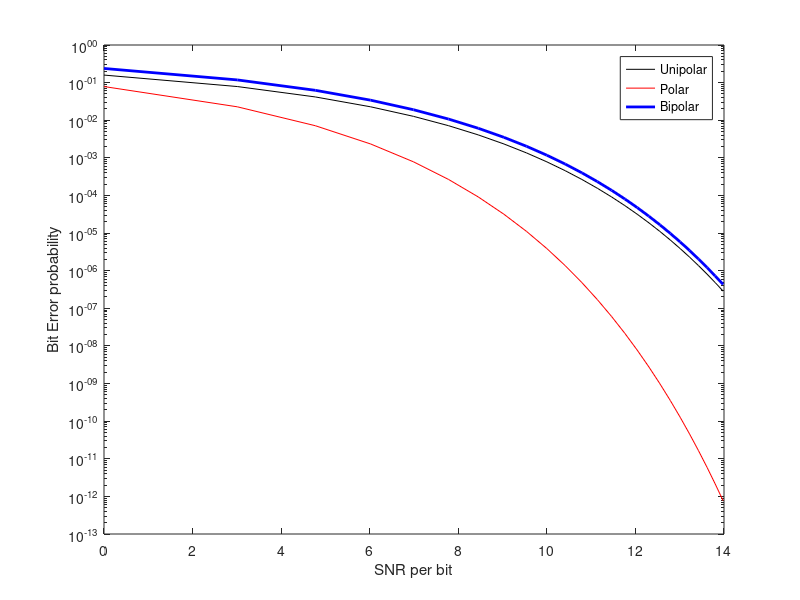

This chart was generated by the following MATLAB code:
E = 0:1:25;
E_db = 10*log10(E);

P1 = (1/2)*erfc(sqrt(E/2));
P2 = (1/2)*erfc(sqrt(E));
P3 = (3/4)*erfc(sqrt(E/2));

semilogy(E_db,P1,'-k',E_db,P2,'-r',E_db,P3,'-b','LineWidth',2);
legend('Unipolar','Polar','Bipolar');
xlabel('SNR per bit');
ylabel('Bit Error probability');



